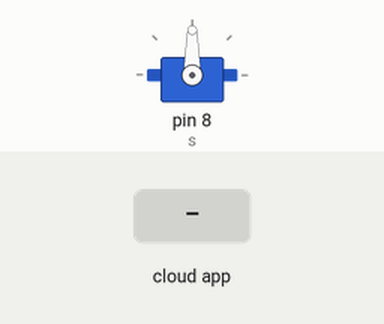
Simulated run of this sketch. Board: Arduino Uno, built with avr-gcc and run on an emulated ATmega328P. Shown: servo. The inputs (shaded band) are chosen by the test bench. The ROS host is connected and sends only what is stated.

Above: at 1.2 s.
1.3 s: the phone or cloud app sets arduino to 0
At 1.6 s:
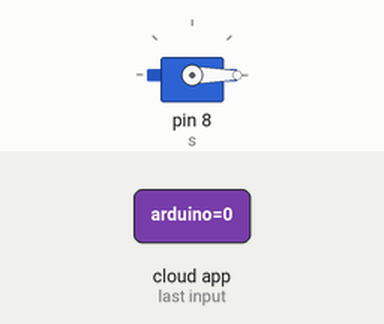
2.8 s: the phone or cloud app sets arduino to 30
At 3.9 s:
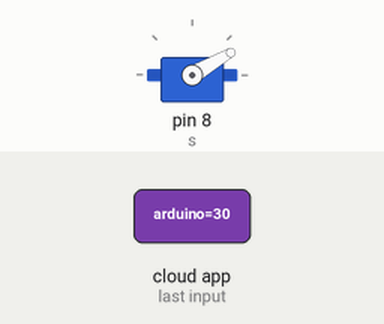
4.3 s: the phone or cloud app sets arduino to 60
At 5.1 s:
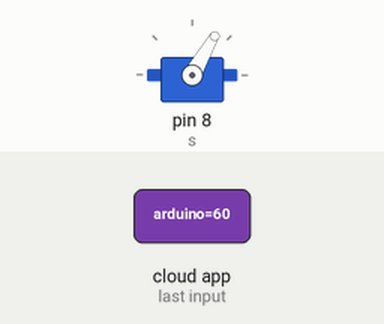
5.8 s: the phone or cloud app sets arduino to 120
At 6.2 s:
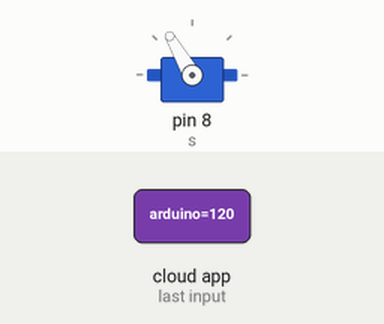
7.3 s: the phone or cloud app sets arduino to 150
At 8.5 s:
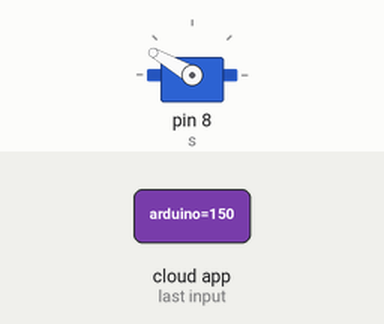
8.8 s: the phone or cloud app sets arduino to 90
At 9.7 s:
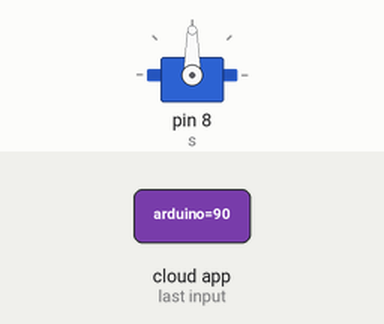
Timing chart, 0 to 11.3 s (numbered marks = the images above; inputs shaded):
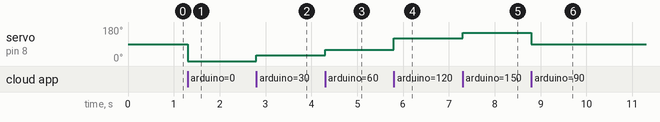

Measured:
- after the input at 1.3 s, servo on pin 8 (s): 90° → 0° at once
- after the input at 2.8 s, servo on pin 8 (s): 0° → 30° at once
- after the input at 4.3 s, servo on pin 8 (s): 30° → 60° at once
- after the input at 5.8 s, servo on pin 8 (s): 60° → 120° at once
- after the input at 7.3 s, servo on pin 8 (s): 120° → 150° at once
- after the input at 8.8 s, servo on pin 8 (s): 150° → 90° at once

The sketch:

final_serial_connect.ino
```cpp
#include <ros.h>
#include <std_msgs/String.h>
#include <std_msgs/Empty.h>
#include <Servo.h>

ros::NodeHandle  nh;
String command;
std_msgs::String nan;
Servo s;

void messageCb( const std_msgs::String& toggle_msg){
  command = String(toggle_msg.data);
  Serial.print(command);
    if (command == "0"){
    s.write(0);
  }
  else if (command == "30"){
    s.write(30);
  }
  else if (command == "60"){
    s.write(60);
  }
  else if (command == "90"){
    s.write(90);
  }
  else if (command == "120"){
    s.write(120);
  }
  else if (command == "150") {
    s.write(150);
  }
  else if (command != ""){

  }

}

ros::Subscriber<std_msgs::String> sub("arduino", messageCb);

void setup() {
  nh.initNode();
  nh.subscribe(sub);
  s.attach(8);
}

void loop() {
  nh.spinOnce();
  delay(1);
}
```
